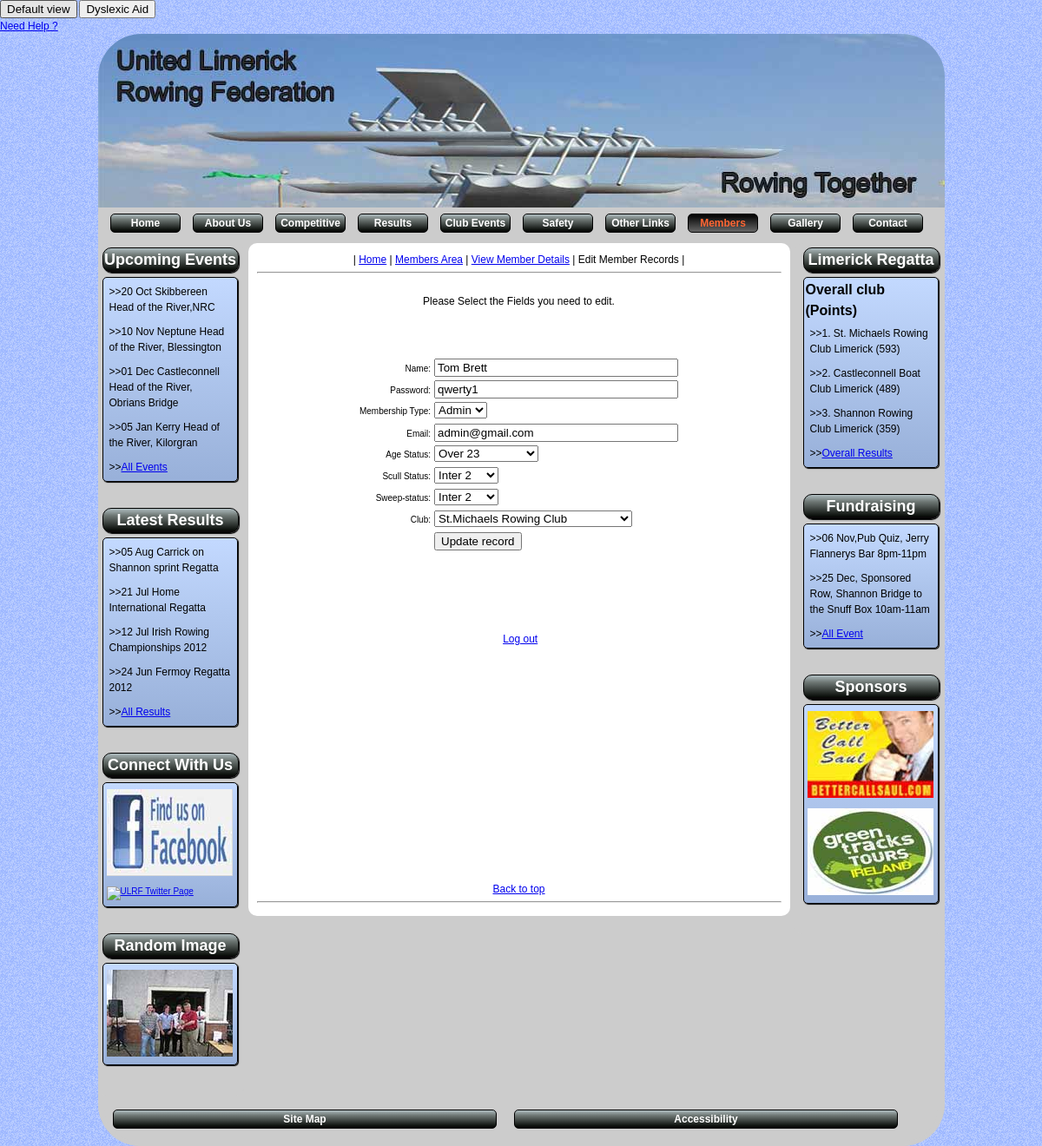
Screenshot of /editamember.php?userid=19 (signed in) with the database file from the repository.
### tables this page shows
CREATE TABLE IF NOT EXISTS `users` (
  `userid` int(8) NOT NULL auto_increment,
  `username` varchar(30) NOT NULL,
  `password` varchar(150) NOT NULL,
  `userlevel` int(8) NOT NULL,
  `email` varchar(50) NOT NULL,
  `agestatus` tinyint(2) NOT NULL,
  `scullstatus` tinyint(2) NOT NULL,
  `sweepstatus` tinyint(2) NOT NULL,
  `club` tinyint(2) NOT NULL,
  PRIMARY KEY  (`userid`)
);

### editamember.php (the view, shortened to what this page needs)
<?php require_once('Connections/msc36_rowerreg.php'); ?>
<?php
$logoutAction = $_SERVER['PHP_SELF']."?doLogout=true";
if ((isset($_SERVER['QUERY_STRING'])) && ($_SERVER['QUERY_STRING'] != "")){
  $logoutAction .="&". htmlentities($_SERVER['QUERY_STRING']);
}
?>
<?php
if (!function_exists("GetSQLValueString")) {
function GetSQLValueString($theValue, $theType, $theDefinedValue = "", $theNotDefinedValue = "")
{
  $theValue = function_exists("mysql_real_escape_string") ? mysql_real_escape_string($theValue) : mysql_escape_string($theValue);
  switch ($theType) {
    case "text":
      $theValue = ($theValue != "") ? "'" . $theValue . "'" : "NULL";
      break;
    case "long":
    case "int":
      $theValue = ($theValue != "") ? intval($theValue) : "NULL";
      break;
  }
  return $theValue;
}
}
$editFormAction = $_SERVER['PHP_SELF'];
if (isset($_SERVER['QUERY_STRING'])) {
  $editFormAction .= "?" . htmlentities($_SERVER['QUERY_STRING']);
}
$query_rstage = "SELECT * FROM agestatus";
$rstage = mysql_query($query_rstage, $msc36_rowerreg) or die(mysql_error());
$row_rstage = mysql_fetch_assoc($rstage);
$query_rstuserlev = "SELECT * FROM userlevel";
$rstuserlev = mysql_query($query_rstuserlev, $msc36_rowerreg) or die(mysql_error());
$row_rstuserlev = mysql_fetch_assoc($rstuserlev);
$query_rstclub = "SELECT * FROM club";
$rstclub = mysql_query($query_rstclub, $msc36_rowerreg) or die(mysql_error());
$row_rstclub = mysql_fetch_assoc($rstclub);
$query_rstscull = "SELECT * FROM scullstatus";
$rstscull = mysql_query($query_rstscull, $msc36_rowerreg) or die(mysql_error());
$row_rstscull = mysql_fetch_assoc($rstscull);
$query_rstsweep = "SELECT * FROM sweepstatus";
$rstsweep = mysql_query($query_rstsweep, $msc36_rowerreg) or die(mysql_error());
$row_rstsweep = mysql_fetch_assoc($rstsweep);
$colname_Recordset1 = "-1";
if (isset($_GET['userid'])) {
  $colname_Recordset1 = $_GET['userid'];
}
$query_Recordset1 = sprintf("SELECT * FROM users WHERE userid = %s", GetSQLValueString($colname_Recordset1, "int"));
$Recordset1 = mysql_query($query_Recordset1, $msc36_rowerreg) or die(mysql_error());
$row_Recordset1 = mysql_fetch_assoc($Recordset1);
?>
<!DOCTYPE html PUBLIC "-//W3C//DTD XHTML 1.0 Strict//EN" "http://www.w3.org/TR/xhtml1/DTD/xhtml1-strict.dtd">
<html xmlns="http://www.w3.org/1999/xhtml">
<head>
<link href="css-base1.2.css" rel="stylesheet" type="text/css" title="default" />
<link href="css-base-opendyslexic.css" rel="stylesheet" type="text/css" title="opendyslexic" />
</head>
<body onload="set_style_from_cookie()">
<form action="styleswitch.js" >
<input type="submit" onclick="switch_style('default'); return false;" name="default" value="Default view" id="default" />
<input type="submit" onclick="switch_style('opendyslexic'); return false;" name="opendyslexic" value="Dyslexic Aid" id="opendyslexic" />
</form>
<p><a href="accessability.php">Need Help ?</a></p>
<div id="wrapper">
  <div id="header" title="United Limerick Rowing Federation, 'Rowing together'"><h1>United Limerick Rowing Federation
    "Rowing Together" </h1>
  </div>
  <div id="navbar">
    <div id="navlinks">
     <ul>
        <li><a href="home.php" title="Hompage">Home</a></li>
        <li><a href="aboutus.php" title="About Us" >About Us</a></li>
        <li><a href="regattacalender.php" title="Regatta calender">Competitive</a></li>
        <li><a href="results.php" title="Results Page" >Results</a></li>
        <li> <a href="otherevents.php" title="Club Events" >Club Events</a></li>
        <li><a href="safety.php" title="Saftey Information" >Safety</a></li>
        <li> <a href="rowinglinks.php" title="Rowing Links" >Other Links</a></li>
        <li> <a href="index.php" class="current" title="Members Area" >Members</a></li>
        <li> <a href="gallery.php" title="Gallery">Gallery</a></li>
        <li> <a href="contactus.php" title="Contact Us">Contact</a></li>
      </ul>
    </div>
  </div>
  <div id="innerwrapper">
    <div id="subsetarea1">
      <div class="newsboxheader">
        <h2><a href="regattacalender.php" title="Regatta Calender">Upcoming Events</a></h2>
      </div>
      <div class="newsbox">
        <p>>>20 Oct Skibbereen Head of the River,NRC</p>
        <p>&gt;&gt;10 Nov Neptune Head of the River, Blessington</p>
        <p>&gt;&gt;01 Dec Castleconnell Head of the River, Obrians Bridge</p>
        <p>&gt;&gt;05 Jan Kerry Head of the River, Kilorgran</p>
        <p>&gt;&gt;<a href="regattacalender.php" title="Regatta Calender">All Events</a></p>
      </div>
      <div class="newsboxheader">
        <h2> <a href="results.php" title="Results Page">Latest Results</a></h2>
      </div>
      <div class="newsbox">
        <p>>>05 Aug Carrick on Shannon sprint Regatta</p>
        <p>>>21 Jul Home International Regatta</p>
        <p>>>12 Jul Irish Rowing Championships 2012</p>
        <p>>>24 Jun Fermoy Regatta 2012</p>
        <p>>><a href="results.php" title="Results Page">All Results</a></p>
      </div>
      <div class="newsboxheader">
        <h2> <a href="contactus.php" title="Contact Us">Connect with us</a></h2>
      </div>
      <div class="newsbox">
        <a href="https://www.facebook.com/pages/United-Limerick-Rowing-Federation/368315433254464?ref=hl" title="Our Facebook Page"><img src="images/facebookbutton1.jpg" width="145" height="100" alt="ULRF Facebook page" /></a>
        <a href="https://twitter.com/ULRFederation"> <img src="images/twitterbutton1.jpeg" width="145" height="100" alt="ULRF Twitter Page" title="Our Twitter Page" /></a>
        </div>
           <div class="newsboxheader">
        <h2> <a href="gallery.php" title="Gallery"> Random Image </a></h2>
      </div>
      <div class="newsbox">
      <img src="otherimages/<?php echo rand(1,12);?>.jpg" alt="Random Image from the Gallery" width="145" height="100" />
            </div>
    </div>
    <div id="mainarea">
      <p>| <a href="home.php">Home</a> | <a href="index.php">Members Area</a> | <a href="viewmemberdetails.php">View Member Details</a> | Edit Member Records |</p>
      <hr />
      <p>&nbsp;</p>
      <p>Please Select the Fields you need to edit.</p>
      <p>&nbsp;</p>
      <p>&nbsp;</p>
      <p>&nbsp;</p>
      <div class="tablecenter">
      <form action="<?php echo $editFormAction; ?>" method="post" id="form1">
        <table>
          <tr valign="baseline">
            <td align="right">Name:</td>
            <td><input type="text" name="username" value="<?php echo htmlentities($row_Recordset1['username'], ENT_COMPAT, 'utf-8'); ?>" size="32" /></td>
          </tr>
          <tr valign="baseline">
            <td align="right">Password:</td>
            <td><input type="text" name="password" value="<?php echo htmlentities($row_Recordset1['password'], ENT_COMPAT, 'utf-8'); ?>" size="32" /></td>
          </tr>
          <tr valign="baseline">
            <td align="right">Membership Type:</td>
            <td><select name="userlevel">
              <?php
do {
?>
              <option value="<?php echo $row_rstuserlev['userlevelid']?>" <?php if (!(strcmp($row_rstuserlev['userlevelid'], htmlentities($row_Recordset1['userlevel'], ENT_COMPAT, 'utf-8')))) {echo "SELECTED";} ?>><?php echo $row_rstuserlev['userlevel']?></option>
              <?php
} while ($row_rstuserlev = mysql_fetch_assoc($rstuserlev));
?>
            </select></td>
          </tr>
          <tr valign="baseline">
            <td align="right">Email:</td>
            <td><input type="text" name="email" value="<?php echo htmlentities($row_Recordset1['email'], ENT_COMPAT, 'utf-8'); ?>" size="32" /></td>
          </tr>
          <tr valign="baseline">
            <td align="right">Age Status:</td>
            <td><select name="agestatus">
              <?php
do {
?>
              <option value="<?php echo $row_rstage['agestatusid']?>" <?php if (!(strcmp($row_rstage['agestatusid'], htmlentities($row_Recordset1['agestatus'], ENT_COMPAT, 'utf-8')))) {echo "SELECTED";} ?>><?php echo $row_rstage['agestatus']?></option>
              <?php
} while ($row_rstage = mysql_fetch_assoc($rstage));
?>
            </select></td>
          </tr>
          <tr valign="baseline">
            <td align="right">Scull Status:</td>
            <td><select name="scullstatus">
              <?php
do {
?>
              <option value="<?php echo $row_rstscull['scullstatusid']?>" <?php if (!(strcmp($row_rstscull['scullstatusid'], htmlentities($row_Recordset1['scullstatus'], ENT_COMPAT, 'utf-8')))) {echo "SELECTED";} ?>><?php echo $row_rstscull['scullstatus']?></option>
              <?php
} while ($row_rstscull = mysql_fetch_assoc($rstscull));
?>
            </select></td>
          </tr>
          <tr valign="baseline">
            <td align="right">Sweep-status:</td>
            <td><select name="sweepstatus">
              <?php
do {
?>
              <option value="<?php echo $row_rstsweep['sweepstatusid']?>" <?php if (!(strcmp($row_rstsweep['sweepstatusid'], htmlentities($row_Recordset1['sweepstatus'], ENT_COMPAT, 'utf-8')))) {echo "SELECTED";} ?>><?php echo $row_rstsweep['sweepstatus']?></option>
              <?php
} while ($row_rstsweep = mysql_fetch_assoc($rstsweep));
?>
            </select></td>
          </tr>
          <tr valign="baseline">
            <td align="right">Club:</td>
            <td><select name="club">
              <?php
do {
?>
              <option value="<?php echo $row_rstclub['clubid']?>" <?php if (!(strcmp($row_rstclub['clubid'], htmlentities($row_Recordset1['club'], ENT_COMPAT, 'utf-8')))) {echo "SELECTED";} ?>><?php echo $row_rstclub['club']?></option>
              <?php
} while ($row_rstclub = mysql_fetch_assoc($rstclub));
?>
            </select></td>
          </tr>
          <tr valign="baseline">
            <td align="right">&nbsp;</td>
            <td><input type="submit" value="Update record" /></td>
          </tr>
        </table>
      </form>
      </div>
      <p>&nbsp;</p>
<p>&nbsp;</p>
<p>&nbsp;</p>
<p>&nbsp;</p>
<p>&nbsp;</p>
      <p>&nbsp;<a href="<?php echo $logoutAction ?>">Log out</a></p>
      <p>&nbsp;</p>
      <p>&nbsp;</p>
      <p>&nbsp;</p>
      <p>&nbsp;</p>
      <p>&nbsp;</p>
      <p>&nbsp;</p>
      <p>&nbsp;</p>
      <p>&nbsp;</p>
      <p>&nbsp;</p>
      <p>&nbsp;</p>
      <p>&nbsp;</p>
      <p>&nbsp;</p>
      <p>&nbsp;</p>
      <p>&nbsp;</p>
      <p>&nbsp;</p>
      <p><a href="#top">Back to top</a></p>
      <hr />
    </div>
    <div id="subsetarea2">
      <div class="newsboxheader">
        <h2> <a href="limerickregatta.php" title="Limerick Regatta"> Limerick Regatta </a></h2>
      </div>
      <div class="newsbox">
        <h3>Overall club (Points)</h3>
        <p>>>1. St. Michaels Rowing Club Limerick (593)</p>
        <p>>>2. Castleconnell Boat Club Limerick (489) </p>
        <p>>>3. Shannon Rowing Club Limerick (359)</p>
        <p>>><a href="limerickregatta.php" title="Limerick Regatta">Overall Results </a></p>
      </div>
      <div class="newsboxheader">
        <h2> <a href="otherevents.php" title="Club Events"> Fundraising</a></h2>
      </div>
      <div class="newsbox">
        <p>>>06 Nov,Pub Quiz, Jerry Flannerys Bar 8pm-11pm</p>
        <p>>>25 Dec, Sponsored Row, Shannon Bridge to the Snuff Box 10am-11am</p>
        <p>>><a href="otherevents.php" title="Club Events">All Event</a></p>
      </div>
      <div class="newsboxheader">
        <h2> <a href="aboutus.php" title="About Us Page"> Sponsors</a></h2>
      </div>
      <div class="newsbox">
      <a href="http://www.bettercallsaul.com/"> <img src="images/bettercallsaul1.jpg" width="145" height="100" alt="Sponser:Legal Services By Saul Goodman" title="Better Call saul" /></a>
       <a href="http://greentrackstours.com/"> <img src="images/greentracktours1.jpg" alt="Sponser: Green Track Tours" title="Green Track Tours"  /> </a>
      </div>
    </div>
  <div id="footer">
  <div id="footerlinks">
 <ul>
 <li> <a href="sitemap.php" title="Sitemap">Site Map</a> </li>
 <li><a href="accessability.php" title="Accessability">Accessibility</a> </li>
 </ul>
 </div>
  </div>
  </div>
</div>
</body>
</html>

### rows the page displays
users: username "Tom Brett", password "qwerty1", email "admin@gmail.com"

### other values shown
form field userlevel "Admin"
form field agestatus "Over 23"
form field scullstatus "Inter 2"
form field sweepstatus "Inter 2"
form field club "St.Michaels Rowing Club"
